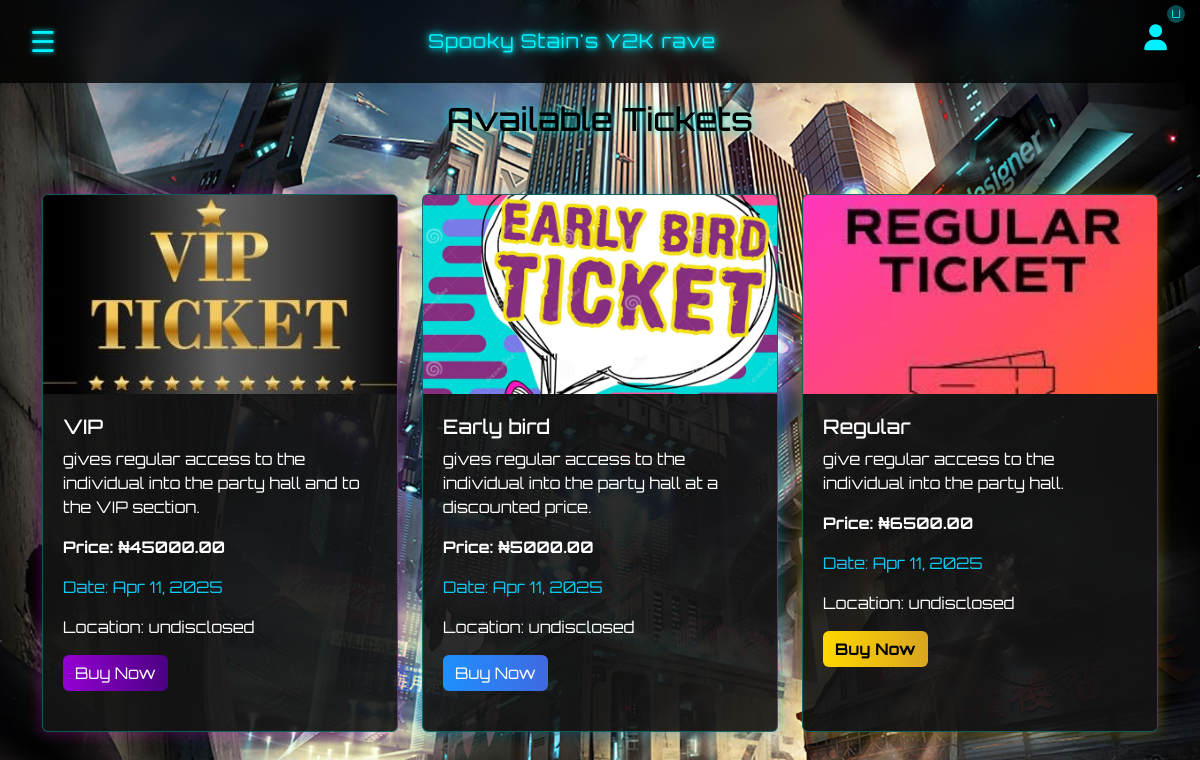
Screenshot of /tickets/ (signed in) with the database file from the repository.
### pages/models.py (models this page shows, shortened)
class PartyTicket(models.Model):
    TICKET_TYPES = [
        ('early_bird', 'Early Bird'),
        ('regular', 'Regular'),
        ('vip', 'VIP'),
    ]
    name = models.CharField(max_length=200)
    description = models.TextField()
    price = models.DecimalField(
        max_digits=10,
        decimal_places=2,
        validators=[MinValueValidator(Decimal('0.01'))]
    )
    date = models.DateField()
    location = models.CharField(max_length=255)
    image = models.ImageField(upload_to='tickets/', blank=True, null=True)
    available_tickets = models.PositiveIntegerField(default=0)
    tickets_sold = models.PositiveIntegerField(default=0)
    ticket_type = models.CharField(
        max_length=20,
        choices=TICKET_TYPES,
        default='regular'
    )
    barcode = models.CharField(max_length=50, blank=True, unique=True)
    is_scanned = models.BooleanField(default=False)
    created_at = models.DateTimeField(auto_now_add=True)
    updated_at = models.DateTimeField(auto_now=True)

### pages/views.py (the view)
# urls.py: path('tickets/', ticket_list, name='ticket_list'),
@never_cache
def ticket_list(request):
    context = {
        'tickets': PartyTicket.objects.all(),
        'PAYSTACK_PUBLIC_KEY': settings.PAYSTACK_PUBLIC_KEY,
        'user_email': request.user.email if request.user.is_authenticated else ''
    }
    return render(request, 'pages/ticket_list.html', context)

### pages/context_processors.py (called while the page is built)
def paystack_keys(request):
    return {
        'PAYSTACK_PUBLIC_KEY': settings.PAYSTACK_PUBLIC_KEY,
        'PAYSTACK_SECRET_KEY': settings.PAYSTACK_SECRET_KEY
    }

### pages/templates/pages/ticket_list.html (shortened to what this page needs)
{% extends "base.html" %}
{% block content %}
<h2 style="justify-content: center; display: flex; align-items: center; padding-bottom: 2%;">Available Tickets</h2>
<div class="container mt-3 pt-3">
    <div class="row">
        {% for ticket in tickets %}
        <div class="col-md-4 mb-4">
            <div class="card h-100 {% if 'Regular' in ticket.name %}gold-card{% elif 'Early' in ticket.name %}blue-card{% else %}vip-card{% endif %}"
                 data-ticket-id="{{ ticket.id }}"
                 data-ticket-price="{{ ticket.price }}"
                 data-ticket-name="{{ ticket.name|escapejs }}">
                {% if ticket.image %}
                <img src="{{ ticket.image.url }}" class="card-img-top" style="height: 200px; object-fit: cover;">
                {% endif %}
                <div class="card-body">
                    <h5 class="card-title" style="color: white;">{{ ticket.name }}</h5>
                    <p class="card-text" style="color: white;">{{ ticket.description }}</p>
                    <p style="color: white;" class="{% if 'Regular' in ticket.name %}gold-text{% elif 'Early' in ticket.name %}blue-text{% else %}vip-text{% endif %}">
                        Price: ₦{{ ticket.price|floatformat:"2" }}
                    </p>
                    <p style="color: white;" class="text-info">Date: {{ ticket.date|date:"M d, Y" }}</p>
                    <p style="color: white;">Location: {{ ticket.location }}</p>
                    <button class="btn {% if 'Regular' in ticket.name %}gold-btn{% elif 'Early' in ticket.name %}blue-btn{% else %}vip-btn{% endif %} buy-now-btn"
                    data-ticket-id="{{ ticket.id }}"
                    data-ticket-price="{{ ticket.price }}"
                    data-ticket-name="{{ ticket.name|escapejs }}"
                    data-quantity="1"
                    onclick="initiatePaystackPayment(this)">
                Buy Now
            </button>
                </div>
            </div>
        </div>
        {% endfor %}
    </div>
</div>
{% endblock %}

### templates/base.html (shortened to what this page needs)
<!DOCTYPE html>
<html lang="en">
<head>
    {% load static %}
    <link href="https://cdn.jsdelivr.net/npm/bootstrap@5.3.0/dist/css/bootstrap.min.css" rel="stylesheet">
    <link rel="stylesheet" href="https://cdnjs.cloudflare.com/ajax/libs/font-awesome/6.5.1/css/all.min.css">
</head>
<body>
    <div class="navbar-custom">
        <button class="icon-button" onclick="openNav()" style="
    color: #00f2ff;
    font-size: 1.8rem;
    text-shadow: 0 0 5px #00f2ff;
    background: transparent;
    border: none;
    cursor: pointer;
    padding: 5px 10px;
">
    &#9776;
</button>
        <div class="navbar-brand" style="
    margin-right: 40%;
    font-size: 1.2rem;
    font-weight: light;
    color: #00f2ff;
    text-shadow:
        0 0 5px #00f2ff,
        0 0 10px #00f2ff,
        0 0 20px rgba(0, 242, 255, 0.5);
    letter-spacing: 1px;
    animation: title-glow 1.5s infinite alternate;
"> <a class="navbar-brand" style="
    margin-right: 40%;
    font-size: 1.2rem;
    font-weight: light;
    color: #00f2ff;
    text-shadow:
        0 0 5px #00f2ff,
        0 0 10px #00f2ff,
        0 0 20px rgba(0, 242, 255, 0.5);
    letter-spacing: 1px;
    animation: title-glow 1.5s infinite alternate;
" href="{% url 'home' %}">Spooky Stain's Y2K rave</a> </div>
<div class="right-icons">
    <div class="user-dropdown-container">
        <button class="user-icon-btn" id="userDropdownBtn">
            <i class="fas fa-user"></i>
            {% if user.is_authenticated %}
            <span class="welcome-badge" style="
    position: absolute;
    top: -5px;
    right: -5px;
    background: rgba(0, 242, 255, 0.3);
    color: #00f2ff;
    border-radius: 50%;
    width: 18px;
    height: 18px;
    font-size: 0.7rem;
    display: flex;
    align-items: center;
    justify-content: center;
    /* Add these new lines: */
    @media (max-width: 768px) {
        font-size: 0.5rem;
        width: 16px;
        height: 16px;
    }
">
    {{ user.username|first|upper }}
</span>
            {% endif %}
        </button>
    </div>
</div>
    </div>
    <main style="padding-top: 30px;">
        {% block content %}{% endblock %}
    </main>
</body>
</html>

### pages/templates/pages/ticket_list.html (style rules this page uses)
.card { margin-bottom: 20px; box-shadow: 0 4px 8px rgba(0,0,0,0.1); }
.card-body { padding: 20px; }
.card { transition: transform 0.3s; }
.card-img-top { border-bottom: 1px solid rgba(0,0,0,0.125); }
.gold-card { border: 2px solid #FFD700; background: rgba(20, 20, 20, 0.9); box-shadow: 0 0 15px rgba(255, 215, 0, 0.3); }
.gold-text { color: #FFD700; font-weight: bold; }
.gold-btn { background: linear-gradient(to right, #FFD700, #FFA500); color: #000; font-weight: bold; border: none; }
.blue-card { border: 2px solid #00B4FF; background: rgba(20, 20, 20, 0.9); box-shadow: 0 0 15px rgba(0, 180, 255, 0.3); }
.blue-text { color: #00B4FF; font-weight: bold; }
.blue-btn { background: linear-gradient(to right, #00B4FF, #0062FF); color: white; border: none; }
.vip-card { border: 2px solid #FF00FF; background: rgba(20, 20, 20, 0.9); box-shadow: 0 0 15px rgba(255, 0, 255, 0.3); }
.vip-text { color: #FF00FF; font-weight: bold; }
.vip-btn { background: linear-gradient(to right, #FF00FF, #9900FF); color: white; border: none; }
.card { transition: all 0.3s ease; }
.gold-btn { background: linear-gradient(to right, #FFD700, #DAA520); color: #000; border: none; transition: all 0.3s ease; }
.blue-btn { background: linear-gradient(to right, #1E90FF, #4169E1); color: white; border: none; transition: all 0.3s ease; }
.vip-btn { background: linear-gradient(to right, #9400D3, #4B0082); color: white; border: none; transition: all 0.3s ease; }

### rows the page displays
PartyTicket: image (picture), name "VIP", description "gives regular access to the individual into the party hall and to the VIP section.", price "45000.00", date "Apr 11, 2025", location "undisclosed"
PartyTicket: image (picture), name "Early bird", description "gives regular access to the individual into the party hall at a discounted price.", price "5000.00", date "Apr 11, 2025", location "undisclosed"
PartyTicket: image (picture), name "Regular", description "give regular access to the individual into the party hall.", price "6500.00", date "Apr 11, 2025", location "undisclosed"

### other values shown
{{ user.username|first|upper }} "U"
